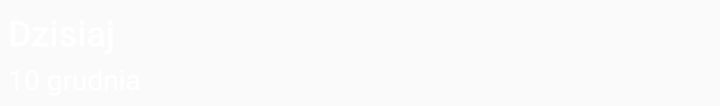
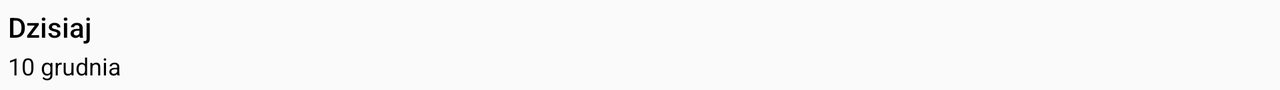

First picture: res/layout/ on a phone held upright. Second picture: the repository's own variant of that layout, on a device whose configuration matches the variant's folder. Source for both follows.
<!-- AndroidManifest.xml: application theme AppTheme -->
<!-- res/layout/spinner_item.xml -->
<?xml version="1.0" encoding="utf-8"?>
<RelativeLayout xmlns:android="http://schemas.android.com/apk/res/android"
                android:layout_width="wrap_content"
                android:layout_height="wrap_content">

    <TextView
        android:layout_width="wrap_content"
        android:layout_height="wrap_content"
        android:fontFamily="sans-serif-medium"
        android:textSize="18sp"
        android:id="@+id/day_name"
        android:text="Dzisiaj"
        android:paddingTop="4dp"
        android:paddingLeft="4dp"
        android:paddingRight="4dp"
        android:textColor="@color/white_100"/>

    <TextView
        android:layout_width="wrap_content"
        android:layout_height="wrap_content"
        android:fontFamily="sans-serif"
        android:textSize="14sp"
        android:layout_below="@+id/day_name"
        android:layout_marginTop="2dp"
        android:id="@+id/date"
        android:text="10 grudnia"
        android:paddingBottom="4dp"
        android:paddingLeft="4dp"
        android:paddingRight="4dp"
        android:textColor="@color/white_100"/>
</RelativeLayout>
<!-- resources referenced by this layout -->
<resources>
  <color name="white_100">#ffffff</color>
  <!-- from res/values-v21/ -->
  <style name="AppTheme" parent="Theme.AppCompat.Light.NoActionBar">
          
          <item name="android:windowDrawsSystemBarBackgrounds">true</item>
          <item name="android:statusBarColor">@android:color/transparent</item>
          <item name="colorPrimary">@color/primary</item>
          <item name="colorPrimaryDark">@color/primary_dark</item>
          <item name="colorAccent">@color/accent</item>
      </style>
  <color name="primary">#3f51b5</color>
  <color name="primary_dark">#303f9f</color>
  <color name="accent">#ffa726</color>
</resources>
<!-- res/layout-land/spinner_item.xml (the repository's variant of the layout above) -->
<!-- drawn on the phone turned sideways -->
<?xml version="1.0" encoding="utf-8"?>
<RelativeLayout xmlns:android="http://schemas.android.com/apk/res/android"
                android:orientation="vertical"
                android:layout_width="wrap_content"
                android:layout_height="wrap_content">

    <TextView
        android:layout_width="wrap_content"
        android:layout_height="wrap_content"
        android:fontFamily="sans-serif-medium"
        android:textSize="14sp"
        android:id="@+id/day_name"
        android:text="Dzisiaj"
        android:paddingTop="4dp"
        android:paddingLeft="4dp"
        android:paddingRight="4dp"
        android:textColor="@android:color/black"/>

    <TextView
        android:layout_width="wrap_content"
        android:layout_height="wrap_content"
        android:fontFamily="sans-serif"
        android:textSize="12sp"
        android:layout_below="@+id/day_name"
        android:layout_marginTop="2dp"
        android:id="@+id/date"
        android:text="10 grudnia"
        android:paddingBottom="4dp"
        android:paddingLeft="4dp"
        android:paddingRight="4dp"
        android:textColor="@android:color/black"/>
</RelativeLayout>
<!-- resources referenced by the variant -->
<!-- as the phone turned sideways resolves them -->
<resources>
  <!-- from res/values-v21/ -->
  <style name="AppTheme" parent="Theme.AppCompat.Light.NoActionBar">
          
          <item name="android:windowDrawsSystemBarBackgrounds">true</item>
          <item name="android:statusBarColor">@android:color/transparent</item>
          <item name="colorPrimary">@color/primary</item>
          <item name="colorPrimaryDark">@color/primary_dark</item>
          <item name="colorAccent">@color/accent</item>
      </style>
  <color name="primary">#3f51b5</color>
  <color name="primary_dark">#303f9f</color>
  <color name="accent">#ffa726</color>
</resources>
